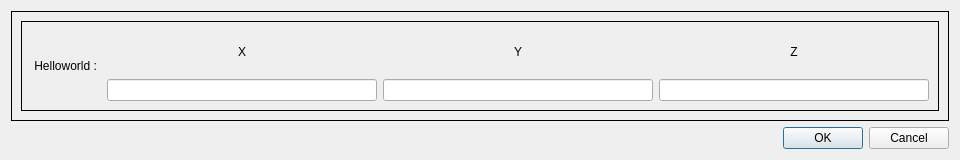
<?xml version="1.0" encoding="UTF-8"?>
<ui version="4.0">
 <class>DialogHelloworld1</class>
 <widget class="QDialog" name="DialogHelloworld1">
  <property name="geometry">
   <rect>
    <x>0</x>
    <y>0</y>
    <width>960</width>
    <height>160</height>
   </rect>
  </property>
  <property name="windowTitle">
   <string>Helloworld</string>
  </property>
  <layout class="QVBoxLayout" name="verticalLayout">
   <item>
    <widget class="QFrame" name="frame">
     <property name="frameShape">
      <enum>QFrame::Box</enum>
     </property>
     <property name="frameShadow">
      <enum>QFrame::Plain</enum>
     </property>
     <layout class="QVBoxLayout" name="verticalLayout_2">
      <item>
       <widget class="QFrame" name="frame_2">
        <property name="frameShape">
         <enum>QFrame::Box</enum>
        </property>
        <layout class="QVBoxLayout" name="verticalLayout_3">
         <item>
          <layout class="QHBoxLayout" name="horizontalLayout">
           <item>
            <widget class="QLabel" name="label_Helloworld">
             <property name="text">
              <string> Helloworld : </string>
             </property>
            </widget>
           </item>
           <item>
            <layout class="QVBoxLayout" name="verticalLayout_X">
             <item>
              <widget class="QLabel" name="label_X">
               <property name="text">
                <string>X</string>
               </property>
               <property name="alignment">
                <set>Qt::AlignCenter</set>
               </property>
              </widget>
             </item>
             <item>
              <widget class="QLineEdit" name="lineEdit_X"/>
             </item>
            </layout>
           </item>
           <item>
            <layout class="QVBoxLayout" name="verticalLayout_Y">
             <item>
              <widget class="QLabel" name="label_Y">
               <property name="text">
                <string>Y</string>
               </property>
               <property name="alignment">
                <set>Qt::AlignCenter</set>
               </property>
              </widget>
             </item>
             <item>
              <widget class="QLineEdit" name="lineEdit_Y"/>
             </item>
            </layout>
           </item>
           <item>
            <layout class="QVBoxLayout" name="verticalLayout_Z">
             <item>
              <widget class="QLabel" name="label_Z">
               <property name="text">
                <string>Z</string>
               </property>
               <property name="alignment">
                <set>Qt::AlignCenter</set>
               </property>
              </widget>
             </item>
             <item>
              <widget class="QLineEdit" name="lineEdit_Z"/>
             </item>
            </layout>
           </item>
          </layout>
         </item>
        </layout>
       </widget>
      </item>
     </layout>
    </widget>
   </item>
   <item>
    <widget class="QDialogButtonBox" name="buttonBox">
     <property name="orientation">
      <enum>Qt::Horizontal</enum>
     </property>
     <property name="standardButtons">
      <set>QDialogButtonBox::Cancel|QDialogButtonBox::Ok</set>
     </property>
    </widget>
   </item>
  </layout>
 </widget>
 <resources/>
 <connections>
  <connection>
   <sender>buttonBox</sender>
   <signal>accepted()</signal>
   <receiver>DialogHelloworld1</receiver>
   <slot>accept()</slot>
   <hints>
    <hint type="sourcelabel">
     <x>248</x>
     <y>254</y>
    </hint>
    <hint type="destinationlabel">
     <x>157</x>
     <y>274</y>
    </hint>
   </hints>
  </connection>
  <connection>
   <sender>buttonBox</sender>
   <signal>rejected()</signal>
   <receiver>DialogHelloworld1</receiver>
   <slot>reject()</slot>
   <hints>
    <hint type="sourcelabel">
     <x>316</x>
     <y>260</y>
    </hint>
    <hint type="destinationlabel">
     <x>286</x>
     <y>274</y>
    </hint>
   </hints>
  </connection>
 </connections>
</ui>
